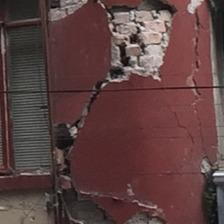
#> input picture sample_images/Damaged/sample_1_Major_Wall_Shear_Fracture.jpg, 224 x 224 px
$ python preprocessing.py
#> lines starting #> are read from the running program, lines starting #| are printed output that depends on the picture
"""
Preprocessing module for Structural Damage Image Classification.
Extracts continuous normalized raw pixel vectors (48x48 = 2,304 dimensions),
handles stratified dataset pooling, and performs PCA dimensionality reduction.
"""

import os
import glob
import numpy as np
import cv2
from sklearn.model_selection import train_test_split
from sklearn.decomposition import PCA
from config import (
    IMG_SIZE, INPUT_DIM, NORM_RANGE, DEFAULT_DATA_DIRS,
    SAMPLE_SIZE, SPLIT_RATIOS, RANDOM_SEED, SAMPLE_DIR
)

# ImageNet BGR mean offset used in PEER Hub dataset
IMAGENET_MEAN_BGR = np.array([103.939, 116.779, 123.68], dtype=np.float32)


def preprocess_image(image_input, target_size=IMG_SIZE):
    """
    Standard preprocessing pipeline:
    1. Loads image from file path or array
    2. Restores color if stored with ImageNet mean subtraction
    3. Converts to single-channel Grayscale
    4. Resizes to canonical 48x48 resolution
    5. Normalizes continuous pixel intensities to [-1.0, 1.0]
    6. Flattens into a 2,304-dimensional 1D vector

    Returns:
        flat_vector: np.ndarray of shape (2304,) in range [-1.0, 1.0]
        gray_image: np.ndarray of shape (48, 48) uint8 for visualization
    """
    if isinstance(image_input, str):
        img = cv2.imread(image_input)
        if img is None:
            raise FileNotFoundError(f"Could not read image from {image_input}")
    else:
        img = image_input.copy()

    # Handle float images with potential ImageNet mean subtraction
    if img.dtype != np.uint8 and np.issubdtype(img.dtype, np.floating):
        if img.min() < 0:
            # Add back ImageNet BGR mean
            if len(img.shape) == 3 and img.shape[2] == 3:
                img = img + IMAGENET_MEAN_BGR
            img = np.clip(img, 0, 255).astype(np.uint8)
        else:
            img = np.clip(img, 0, 255).astype(np.uint8)

    # Convert to grayscale
    if len(img.shape) == 3:
        if img.shape[2] == 3:
            gray = cv2.cvtColor(img, cv2.COLOR_BGR2GRAY)
        elif img.shape[2] == 4:
            gray = cv2.cvtColor(img, cv2.COLOR_BGRA2GRAY)
        elif img.shape[2] == 1:
            gray = img[:, :, 0]
        else:
            gray = img[:, :, 0]
    else:
        gray = img

    # Resize to canonical 48x48
    if gray.shape != target_size:
        gray = cv2.resize(gray, target_size, interpolation=cv2.INTER_AREA)

    # Continuous normalization: [0, 255] -> [-1.0, 1.0]
    normalized = (gray.astype(np.float32) / 127.5) - 1.0
    flat_vector = normalized.flatten()

    return flat_vector, gray


def find_peer_dataset():
    """Locates the PEER Hub dataset directory across standard paths."""
    for d in DEFAULT_DATA_DIRS:
        if os.path.exists(d):
            test_x = os.path.join(d, "task2_X_test.npy")
            test_y = os.path.join(d, "task2_y_test.npy")
            if os.path.exists(test_x) and os.path.exists(test_y):
                return d
    return None


def load_and_preprocess_data(n_samples=SAMPLE_SIZE, seed=RANDOM_SEED):
    """
    Loads dataset, balances Damaged and Undamaged classes 50/50,
    extracts continuous raw pixel features, and creates stratified splits.

    Returns:
        Dictionary containing X_train, X_val, X_test, y_train, y_val, y_test,
        pca, X_pca_train, X_pca_test.
    """
    np.random.seed(seed)
    data_dir = find_peer_dataset()

    if data_dir is not None:
        print(f"Loading official PEER Hub dataset from: {data_dir}")
        y_test_raw = np.load(os.path.join(data_dir, "task2_y_test.npy"))
        y_test_all = (y_test_raw[:, 0] == 1.0).astype(int)
        X_test_mmap = np.load(os.path.join(data_dir, "task2_X_test.npy"), mmap_mode='r')

        train_x_path = os.path.join(data_dir, "task2_X_train.npy")
        train_y_path = os.path.join(data_dir, "task2_y_train.npy")
        has_train = os.path.exists(train_x_path) and os.path.exists(train_y_path)

        if has_train:
            y_train_raw = np.load(train_y_path)
            y_train_all = (y_train_raw[:, 0] == 1.0).astype(int)
            X_train_mmap = np.load(train_x_path, mmap_mode='r')
            total_available = len(y_train_all) + len(y_test_all)
            print(f"  Found full dataset: {len(y_train_all)} Train + {len(y_test_all)} Test = {total_available} images")
        else:
            y_train_all = np.array([])
            X_train_mmap = None
            total_available = len(y_test_all)
            print(f"  Found {total_available} test images.")

        damaged_pool = [('test', i) for i, lbl in enumerate(y_test_all) if lbl == 1]
        undamaged_pool = [('test', i) for i, lbl in enumerate(y_test_all) if lbl == 0]

        if has_train:
            damaged_pool.extend([('train', i) for i, lbl in enumerate(y_train_all) if lbl == 1])
            undamaged_pool.extend([('train', i) for i, lbl in enumerate(y_train_all) if lbl == 0])

        n_per_class = min(n_samples // 2, len(damaged_pool), len(undamaged_pool))
        chosen_dmg = np.random.choice(len(damaged_pool), n_per_class, replace=False)
        chosen_undmg = np.random.choice(len(undamaged_pool), n_per_class, replace=False)

        selected_items = [(damaged_pool[idx], 1) for idx in chosen_dmg] + \
                         [(undamaged_pool[idx], 0) for idx in chosen_undmg]
        np.random.shuffle(selected_items)

        X_all = np.zeros((len(selected_items), INPUT_DIM), dtype=np.float32)
        y_all = np.zeros(len(selected_items), dtype=int)

        print(f"  Extracting raw pixel features for {len(selected_items)} balanced images...")
        for idx, (source, label) in enumerate(selected_items):
            split_type, img_idx = source
            img = X_train_mmap[img_idx] if split_type == 'train' else X_test_mmap[img_idx]
            vec, _ = preprocess_image(img, target_size=IMG_SIZE)
            X_all[idx] = vec
            y_all[idx] = label

    else:
        print("PEER Hub .npy files not found locally. Loading from sample_images/ directory...")
        dmg_files = sorted(glob.glob(os.path.join(SAMPLE_DIR, "Damaged", "*.*")))
        undmg_files = sorted(glob.glob(os.path.join(SAMPLE_DIR, "Undamaged", "*.*")))

        raw_dmg = [preprocess_image(f)[0] for f in dmg_files]
#> in preprocess_image, img is the input picture: shape (224, 224, 3); mean B, G, R 64.1, 64.8, 92.7
#> in preprocess_image, `normalized = (gray.astype(np.float32) / 127.5) - 1.0`:
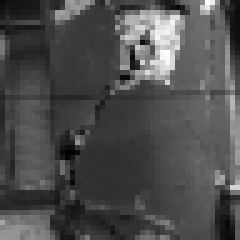
#> normalized: shape (48, 48) float32 (shown 5 times larger); min -0.851, max 0.537, mean -0.427; drawn with min black and max white
#> in preprocess_image, `flat_vector = normalized.flatten()`: flat_vector = 2304 values, max 0.537 at index 513, min -0.851 at index 1454, mean -0.427
#> call 2 of preprocess_image, with target_size = (48, 48)
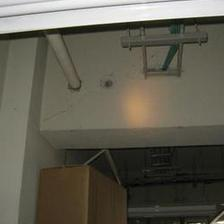
#> input picture sample_images/Damaged/sample_2_Structural_Column_Failure.jpg, 224 x 224 px
#> in preprocess_image, img is the input picture: shape (224, 224, 3); mean B, G, R 80.6, 93.2, 96.2
#> in preprocess_image (call 2), `gray = cv2.cvtColor(img, cv2.COLOR_BGR2GRAY)`:
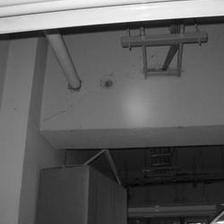
#> gray: shape (224, 224); min 1, max 255, mean 92.7
#> in preprocess_image (call 2), `gray = cv2.resize(gray, target_size, interpolation=cv2.INTER_AREA)`:
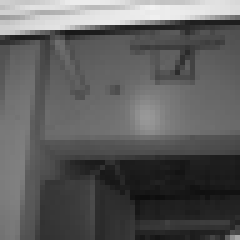
#> gray: shape (48, 48) (shown 5 times larger); min 13, max 242, mean 92.7
#> in preprocess_image (call 2), `flat_vector = normalized.flatten()`: flat_vector = 2304 values, max 0.898 at index 78, min -0.898 at index 1900, mean -0.273
#> call 3 of preprocess_image, with target_size = (48, 48)
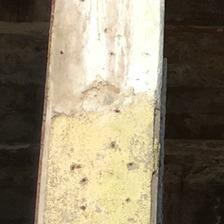
#> input picture sample_images/Damaged/sample_3_Earthquake_Rubble_Masonry.jpg, 224 x 224 px
#> in preprocess_image, img is the input picture: shape (224, 224, 3); mean B, G, R 106.7, 128.7, 139.3
#> in preprocess_image (call 3), `gray = cv2.cvtColor(img, cv2.COLOR_BGR2GRAY)`:
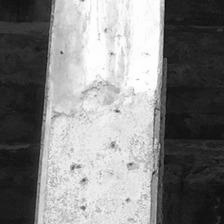
#> gray: shape (224, 224); min 6, max 255, mean 129.4
#> in preprocess_image (call 3), `gray = cv2.resize(gray, target_size, interpolation=cv2.INTER_AREA)`:
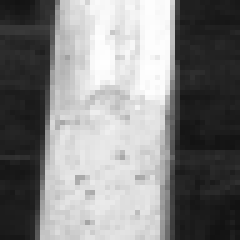
#> gray: shape (48, 48) (shown 5 times larger); min 18, max 254, mean 129.4
#> in preprocess_image (call 3), `flat_vector = normalized.flatten()`: flat_vector = 2304 values, max 0.992 at index 595, min -0.859 at index 1967, mean 0.0148
#> raw_dmg = 3 items
        raw_undmg = [preprocess_image(f)[0] for f in undmg_files]

        # Augment sample vectors to create balanced training pool
        aug_dmg = []
        aug_undmg = []
        for _ in range(150):
            base_d = raw_dmg[np.random.choice(len(raw_dmg))]
            noise = np.random.normal(0, 0.05, size=base_d.shape)
            aug_dmg.append(np.clip(base_d + noise, -1.0, 1.0))

            base_u = raw_undmg[np.random.choice(len(raw_undmg))]
            noise = np.random.normal(0, 0.05, size=base_u.shape)
            aug_undmg.append(np.clip(base_u + noise, -1.0, 1.0))
#> after the loop, aug_dmg = 1 item; aug_undmg = []

        X_all = np.vstack([aug_dmg, aug_undmg])
        y_all = np.array([1] * len(aug_dmg) + [0] * len(aug_undmg))
        shuffled = np.random.permutation(len(y_all))
        X_all = X_all[shuffled]
        y_all = y_all[shuffled]

    # Stratified Train / Val / Test Split
    train_ratio, val_ratio, test_ratio = SPLIT_RATIOS
    X_train_val, X_test, y_train_val, y_test = train_test_split(
        X_all, y_all, test_size=test_ratio, random_state=seed, stratify=y_all
    )
    val_adj = val_ratio / (train_ratio + val_ratio)
    X_train, X_val, y_train, y_val = train_test_split(
        X_train_val, y_train_val, test_size=val_adj, random_state=seed, stratify=y_train_val
    )

    # 2D PCA Dimensionality Reduction for Visual Exploration
    pca = PCA(n_components=2, random_state=seed)
    X_pca_train = pca.fit_transform(X_train)
    X_pca_test = pca.transform(X_test)

    print(f"Dataset Preprocessed Successfully:")
    print(f"  Feature Dimensions: {INPUT_DIM} raw pixels ({IMG_SIZE[0]}x{IMG_SIZE[1]} Grayscale)")
    print(f"  Train set: {len(X_train)} samples (Damaged: {int(y_train.sum())}, Undamaged: {int(len(y_train) - y_train.sum())})")
    print(f"  Val set:   {len(X_val)} samples (Damaged: {int(y_val.sum())}, Undamaged: {int(len(y_val) - y_val.sum())})")
    print(f"  Test set:  {len(X_test)} samples (Damaged: {int(y_test.sum())}, Undamaged: {int(len(y_test) - y_test.sum())})")
    print(f"  2D PCA Explained Variance Ratio: {pca.explained_variance_ratio_}")

    return {
        'X_train': X_train,
        'y_train': y_train,
        'X_val': X_val,
        'y_val': y_val,
        'X_test': X_test,
        'y_test': y_test,
        'pca': pca,
        'X_pca_train': X_pca_train,
        'X_pca_test': X_pca_test
    }


if __name__ == "__main__":
#> (the run stopped early here; a loop or call above may not have finished)
